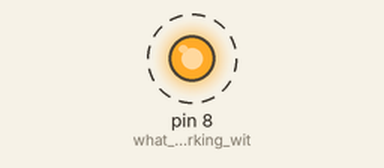
This sketch was run on a simulated Arduino Uno, built with avr-gcc and run on an emulated ATmega328P. On the bench: output pins drawn as LEDs (lit = HIGH). Dashed ring = blinking.

Above: at 0.02 s.
Timing chart, 0 to 3.0 s (numbered marks = the images above):
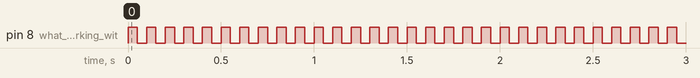

The sketch:

BareMinimum.ino
```cpp
//LED light up(bread board)
void setup() {
pinMode(8,OUTPUT); //what pin your working with:
}

void loop() {
digitalWrite(8,HIGH); //(8=pin, (HIGH=Volate usage(ON))
delay(50);
digitalWrite(8,LOW);
delay(50);
}
```

Measured:
- by itself, pin 8 (what_pin_your_working_wit): alternates HIGH for 0.05 s and LOW for 0.05 s
